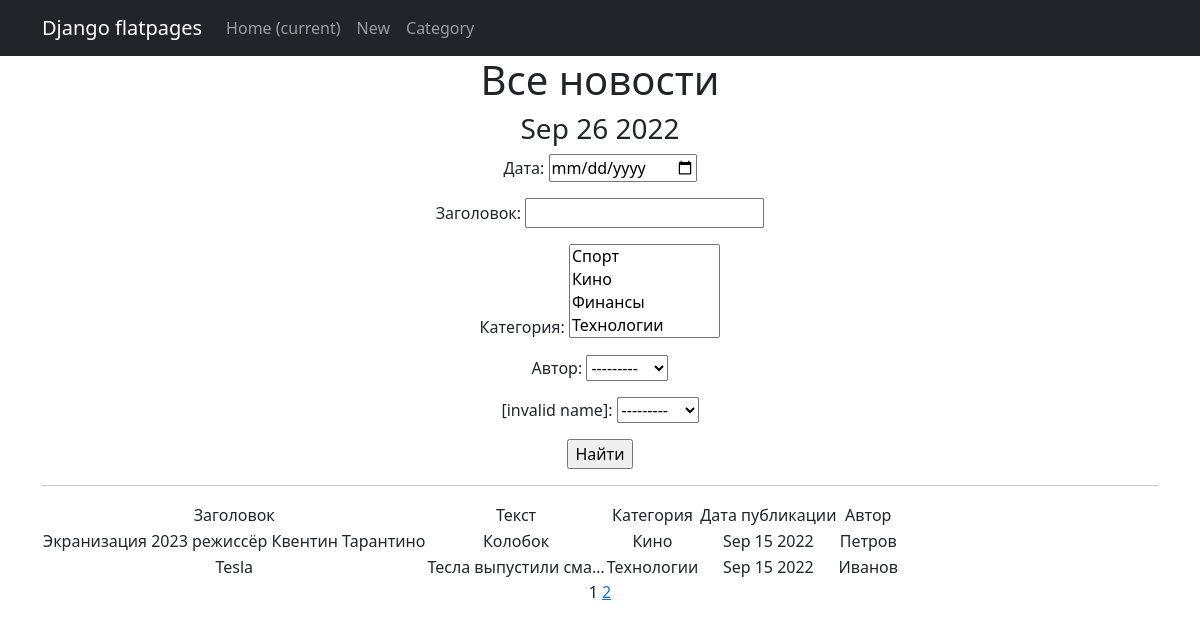
The app's page /news/search/ with its own data.
### newsproj/models.py (models this page shows, shortened)
class Category(models.Model):
    name = models.CharField(max_length=20, unique=True)
    def __str__(self):
        return self.name.title()

class Author(models.Model):
    name = models.CharField(max_length = 255)
    def __str__(self):
        return f'{self.name}'

class New(models.Model):
    author_new = models.ForeignKey('Author', on_delete=models.CASCADE, verbose_name='Автор')
    category_new = models.ManyToManyField('Category', verbose_name = 'Категория')
    date_create = models.DateTimeField(default=timezone.now, verbose_name = 'Дата публикации')
    description = models.TextField(verbose_name = 'Текст')
    name = models.CharField(max_length=50, unique=True, verbose_name = 'Заголовок')

### newsproj/views.py (the view)
# urls.py: path('search/', NewSearch.as_view(), name='news_search'),
class NewSearch(ListView):
    model = New
    template_name = 'search.html'
    context_object_name = 'news'
    paginate_by = 2
    def get_queryset(self):
        queryset = super().get_queryset()
        self.filterset = Search_Filter(self.request.GET, queryset)
        return self.filterset.qs
    def get_context_data(self, **kwargs):
        context = super().get_context_data(**kwargs)
        context['time_now'] = datetime.utcnow()
        context['next_sale'] = None
        context['filterset'] = Search_Filter (self.request.GET, queryset=self.get_queryset())
        return context

### newsproj/templatetags/custom_filters.py (called while the page is built)
@register.filter()
def censor(value):
   if isinstance(value, str):
      words = value.split()
      for word in words:
         if word == 'Редиска':
            value = value.replace("Редиска", "Р******")
   return f'{value}'

### newsproj/templatetags/custom_tags.py (called while the page is built)
@register.simple_tag(takes_context=True)
def url_replace(context, **kwargs):
   d = context['request'].GET.copy()
   for k, v in kwargs.items():
       d[k] = v
   return d.urlencode()

### templates/search.html (shortened to what this page needs)
{% extends 'flatpages/default.html' %}
{% load custom_filters %}
{% load custom_tags %}
{% block content %}
   <h1>Все новости</h1>
   <h3>{{ time_now|date:'M d Y' }}</h3>
  <form action="" method="get">
       {{ filterset.form.as_p }}
       <input type="submit" value="Найти" />
   </form>
    <form action="" method="get" >
   <hr>
   {% if news %}
       <table>
           <tr>
               <td>Заголовок</td>
               <td>Текст</td>
               <td>Категория</td>
               <td>Дата публикации</td>
               <td>Автор</td>
           </tr>
           {% for new in news %}
           <tr>
               <td>{{ new.name }}</td>
               <td>{{ new.description|truncatechars:20|censor }}</td>
               <td>
                   {% for cat in new.category_new.all %}
                       {{ cat.name }}
                   {% endfor %}
               </td>
               <td>{{ new.date_create|date:'M d Y' }}</td>
               <td>{{ new.author_new }}</td>
               <td><a href="{{ p.get_absolute_url }}"></a></td>
           </tr>
           {% endfor %}
       </table>
   {% else %}
       <h2>Новостей нет!</h2>
   {% endif %}
   {{ page_obj.number }}
   {% if page_obj.has_next %}
       <a href="?{% url_replace page=page_obj.next_page_number %}">{{ page_obj.next_page_number }}</a>
   {% endif %}
{% endblock content %}

### templates/flatpages/default.html (shortened to what this page needs)
<!DOCTYPE html>
<html lang="en">
    <head>
        {% load static %}
        <link href="{% static 'css/styles.css' %}" rel="stylesheet" />
    </head>
    <body>
<nav class="navbar navbar-expand-lg navbar-dark bg-dark static-top">
   <div class="container">
       <a class="navbar-brand" href="#">Django flatpages</a>
       <div class="collapse navbar-collapse" id="navbarResponsive">
           <ul class="navbar-nav ml-auto">
               <li class="nav-item active">
                   <a class="nav-link" href="#">Home
                       <span class="sr-only">(current)</span>
                   </a>
               </li>
               <li class="nav-item">
                   <a class="nav-link" href="/news/">New</a>
               </li>
               <li class="nav-item">
                   <a class="nav-link" href="/categorys/">Category</a>
               </li>
           </ul>
       </div>
   </div>
</nav>
        <div class="container">
            <div class="row">
                <div class="col-lg-12 text-center">
                    {% block content %}{% endblock content %}
                </div>
            </div>
        </div>
    </body>
</html>

### records on screen
New: name "Экранизация 2023 режиссёр Квентин Тарантино", description|censor "Колобок", date_create "Sep 15 2022", author_new "Петров"
Category: name "Кино"
New: name "Tesla", description|censor "Тесла выпустили сма…", date_create "Sep 15 2022", author_new "Иванов"
Category: name "Технологии"

### other values on screen
{{ time_now|date:'M d Y' }} "Sep 26 2022"
{{ page_obj.number }} "1"
{{ page_obj.next_page_number }} "2"
